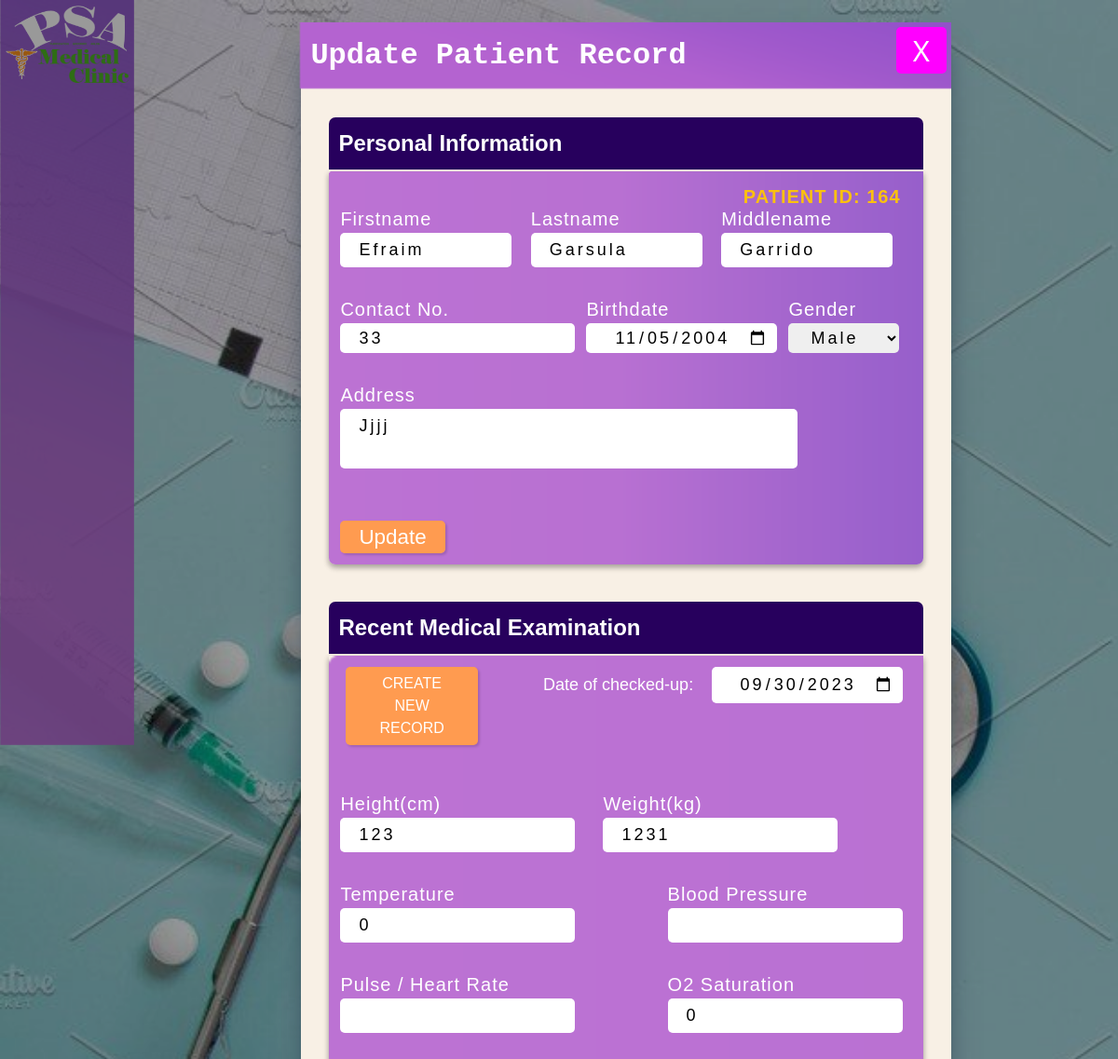
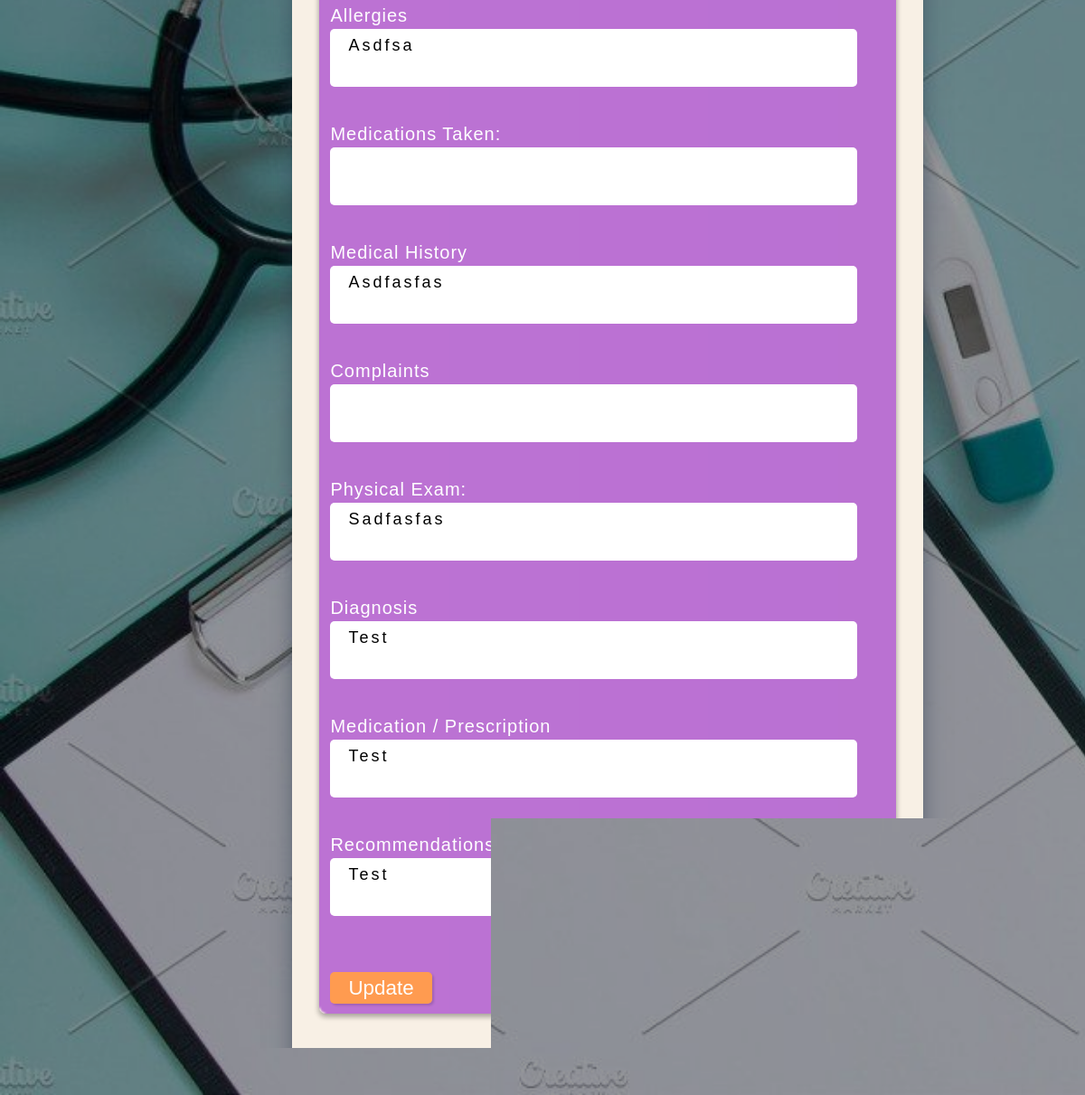
/edit.php?edit_id=164 (signed in), run on the app's committed database (2 pictures, top to bottom).
### tables this page shows
CREATE TABLE `medical_record` (
  `medical_record_id` int(11) NOT NULL,
  `id` int(11) NOT NULL,
  `height` varchar(11) NOT NULL,
  `weight` varchar(11) NOT NULL,
  `pulse` varchar(11) NOT NULL,
  `blood_pressure` varchar(11) NOT NULL,
  `respiratory_rate` varchar(11) NOT NULL,
  `allergies` varchar(100) NOT NULL,
  `findings` varchar(100) NOT NULL,
  `remarks` varchar(100) NOT NULL,
  `checked_up_date` date NOT NULL,
  `checked_up_time` time NOT NULL,
  `am_pm` varchar(11) NOT NULL,
  `temperature` float NOT NULL,
  `saturation` int(11) NOT NULL,
  `taken` varchar(300) NOT NULL,
  `complaints` varchar(300) NOT NULL,
  `history` varchar(300) NOT NULL,
  `medication` varchar(300) NOT NULL,
  `physical` varchar(100) NOT NULL,
  `recommendation` varchar(255) NOT NULL
);

CREATE TABLE `personal_info` (
  `id` int(11) NOT NULL,
  `firstName` varchar(32) NOT NULL,
  `lastName` varchar(32) NOT NULL,
  `middleName` varchar(32) NOT NULL,
  `gender` varchar(11) NOT NULL,
  `age` bigint(32) NOT NULL,
  `contact` varchar(32) NOT NULL,
  `civil_status` varchar(32) NOT NULL,
  `religion` varchar(32) NOT NULL,
  `birthdate` date NOT NULL,
  `birthplace` varchar(32) NOT NULL,
  `occupation` varchar(32) NOT NULL,
  `address` varchar(255) NOT NULL
);

### edit.php (the view, shortened to what the rows shown need)
<?php include "header.php"; ?>
<body id="edit" class="drawer drawer--right">
	<div class="l_bg">
		<div class="l_container l_wrap clearfix">
             <?php
                        $id = $_GET['edit_id'];
                        if (!empty($id)) {
                            $query = "SELECT personal_info.*, medical_record.*
                            FROM personal_info
                            LEFT JOIN medical_record ON personal_info.id = medical_record.id
                            WHERE personal_info.id = $id
                            ORDER BY medical_record.medical_record_id DESC limit 1";
                            $result = mysqli_query($connection,$query);
                            if ($result) {
                                $processedIds = [];
                                while ($row = mysqli_fetch_assoc($result)) {
                                    $id = $row['id'];
                                    if (!in_array($id, $processedIds)) {
                                        $processedIds[] = $id;
                                    $firstName = $row['firstName'];
                                    $lastName = $row['lastName'];
                                    $middleName = $row['middleName'];
                                    $gender = $row['gender'];
                                    $contact = $row['contact'];
                                    $birthdate = $row['birthdate'];
                                    $address = $row['address'];
                                    $height = $row['height'];
                                    $weight = $row['weight'];
                                    $allergies = $row['allergies'];
                                    $findings = $row['findings'];
                                    $temperature = $row['temperature'];
                                    $saturation = $row['saturation'];
                                    $history = $row['history'];
                                    $medication = $row['medication'];
                                    $physical = $row['physical'];
                                    $checked_up_date = $row['checked_up_date'];
                                    $recommendation = $row['recommendation'];
                                }
                            }
                            }
                        }
                        else {
                            echo "<script>alert('No Medical Record Found. Please create New Record.')</script>";
                            echo "<script>setTimeout(function() { window.location.href = 'index.php#add_record_form'; }, 1);</script>";
                        }
                        ?>
			<div class="l_main_contents">
				<div class="l_card ">
					<div class="l_poster_area">
                    <h1 class="c_ttl_type01">Update <br class="sp_show"> Patient Record</h1>
                    <div class="l_right_content_inside_bg bg_none">
                                        <form action="" method="post" class="l_edit_form">
                                            <div class="l_info_container_main_container">
                                                <div class="u_mab40">
                                                <h2 class="c_ttl_type02">Personal Information</h2>
                                                    <div class="flex l_info_container c_update_personal_info_btn_relative">
                                                            <div class="c_edit_info_labels c_input_names">
                                                                <div class="c_info_">
                                                                    <p>Firstname</p>
                                                                    <input class="" type="text" name="firstName" placeholder="" value = "<?php echo $firstName ?>">
                                                                </div>
                                                                <div class="c_info_">
                                                                    <p>Lastname</p>
                                                                    <input type="text" name="lastName" placeholder="" value = "<?php echo $lastName ?>">
                                                                </div>
                                                                <div class="c_info_">
                                                                    <p>Middlename</p>
                                                                    <input type="text" name="middleName" placeholder="" value = "<?php echo $middleName ?>">
                                                                </div>
                                                            </div>
                                                            <div class="u_flex c_edit_info_labels c_input_other_info">
                                                                <div class="c_info_">
                                                                    <p>Contact No.</p>
                                                                    <input class="c_contact_no" type="text" name="contact" placeholder="" value = "<?php echo $contact ?>">
                                                                </div>
                                                                <div class="c_info_">
                                                                    <p>Birthdate</p>
                                                                    <input style="height: 32px;" class="c_bdate" type="date" name="birthdate" placeholder="" value = "<?php echo $birthdate ?>"></p>
                                                                </div>
                                                                <div class="c_info_">
                                                                    <p>Gender</p>
                                                                    <select name="gender" id="" value="" class="c_gender">
                                                                        <option value="Male" <?php echo ($gender == 'Male') ? 'selected' : ''; ?>>Male</option>
                                                                    </select>
                                                                </div>
                                                            </div>
                                                            <div class="flex c_edit_info_labels">
                                                                <div class="c_info_">
                                                                    <p>Address</p>
                                                                    <textarea class="c_address" name="address" id="" cols="5" rows="2" placeholder="" value = ""><?php echo $address ?></textarea>
                                                                </div>
                                                        </div>
                                                        </div>
                                                </div>
                                                <div class="mat10 l_recent_med_exam">
                                                <h2 class="c_ttl_type02 ">Recent Medical Examination</h2>
                                                    <div class="flex l_info_container c_update_medical_record_btn_relative">
                                                        <div class="c_info_container">
                                                            <div class="u_flex is_jc_spBetween">
                                                                        <div class="c_info_">
                                                                        <label for="" class="c_physical_exam_checked_up_date">Date of checked-up:</label>
                                                                        <input class="c_date_checked_up" type="date" name="checked_up_date" value = "<?php echo $checked_up_date ?>">
                                                                        </div>
                                                                    </div><br class="sp_hidden"><br class="sp_hidden">
                                                            <div class="u_flex c_edit_info_labels c_physical_examination_field_input" style="justify-content: flex-start;">
                                                                    <div class="c_info_ u_mar20">
                                                                        <p>Height(cm)</p>
                                                                        <input class="c_edit_height" type="text" name="height" placeholder="" value = "<?php echo $height ?>">
                                                                    </div>
                                                                    <div class="c_info_">
                                                                        <p>Weight(kg)</p>
                                                                        <input class="c_edit_weight" type="text" name="weight" placeholder="" value = "<?php echo $weight ?>">
                                                                    </div>
                                                            </div>
                                                            <div class="u_flex is_jc_spBetween c_edit_info_labels c_physical_examination_field_input">
                                                                    <div class="c_info_">
                                                                        <p>Temperature</p>
                                                                        <input class="c_edit_temperature" type="text" name="temperature" placeholder="" value = "<?php echo $temperature ?>">
                                                                    </div>
                                                                    <div class="c_info_">
                                                                        <p>O2 Saturation</p>
                                                                        <input class="c_edit_saturation" type="text" name="saturation" placeholder=" " value = "<?php echo $saturation ?>">
                                                                    </div>
                                                            </div>
                                                            <div class="is_100_percent">
                                                                <div class="flex c_edit_info_labels is_column">
                                                                    <div class="c_info_">
                                                                        <p>Allergies</p>
                                                                        <textarea class="c_edit_allergies" name="allergies" id="" cols="10" rows="2" placeholder=""  value = ""><?php echo $allergies ?></textarea>
                                                                    </div>
                                                                    <div class="c_info_">
                                                                        <p>Medical History</p>
                                                                        <textarea class="c_edit_history" name="history" id="" cols="10" rows="2" placeholder=""  value = ""><?php echo $history ?></textarea>
                                                                    </div>
                                                                    <div class="c_info_">
                                                                        <p>Physical Exam:</p>
                                                                        <textarea class="c_edit_physical" name="physical" id="" cols="10" rows="2" placeholder=""  value = ""><?php echo $physical ?></textarea>
                                                                    </div>
                                                                    <div class="c_info_">
                                                                        <p>Diagnosis</p>
                                                                        <textarea class="c_edit_findings" name="findings" id="" cols="10" rows="2" placeholder=""  value = ""><?php echo $findings ?></textarea>
                                                                    </div>
                                                                    <div class="c_info_">
                                                                        <p>Medication / Prescription</p>
                                                                        <textarea class="c_edit_medication"  name="medication" id="" cols="10" rows="2" placeholder=""  value = ""><?php echo $medication ?></textarea>
                                                                    </div>
                                                                    <div class="c_info_">
                                                                        <p>Recommendations</p>
                                                                        <textarea class="c_recommendation"  name="recommendation" id="" cols="10" rows="2" placeholder=""  value = ""><?php echo $recommendation ?></textarea>
                                                                    </div>
                                                                </div>
                                                            </div>
                                                        </div>
                                                    </div>
                                                </div>
                                            </div>
                                        </form>
                                </div>
                    </div>
				</div>
			</div>
			</div>
		</div>
<?php
include "footer.php";
?>

### data on the page
medical_record: firstName "Efraim", lastName "Garsula", middleName "Garrido", contact "33", birthdate "11/05/2004", address "Jjjj", checked_up_date "09/30/2023", height "123", weight "1231", temperature "0", saturation "0", allergies "Asdfsa", history "Asdfasfas", physical "Sadfasfas", findings "Test", medication "Test", recommendation "Test"
personal_info: gender "Male"

### other printed values
$id "164"
